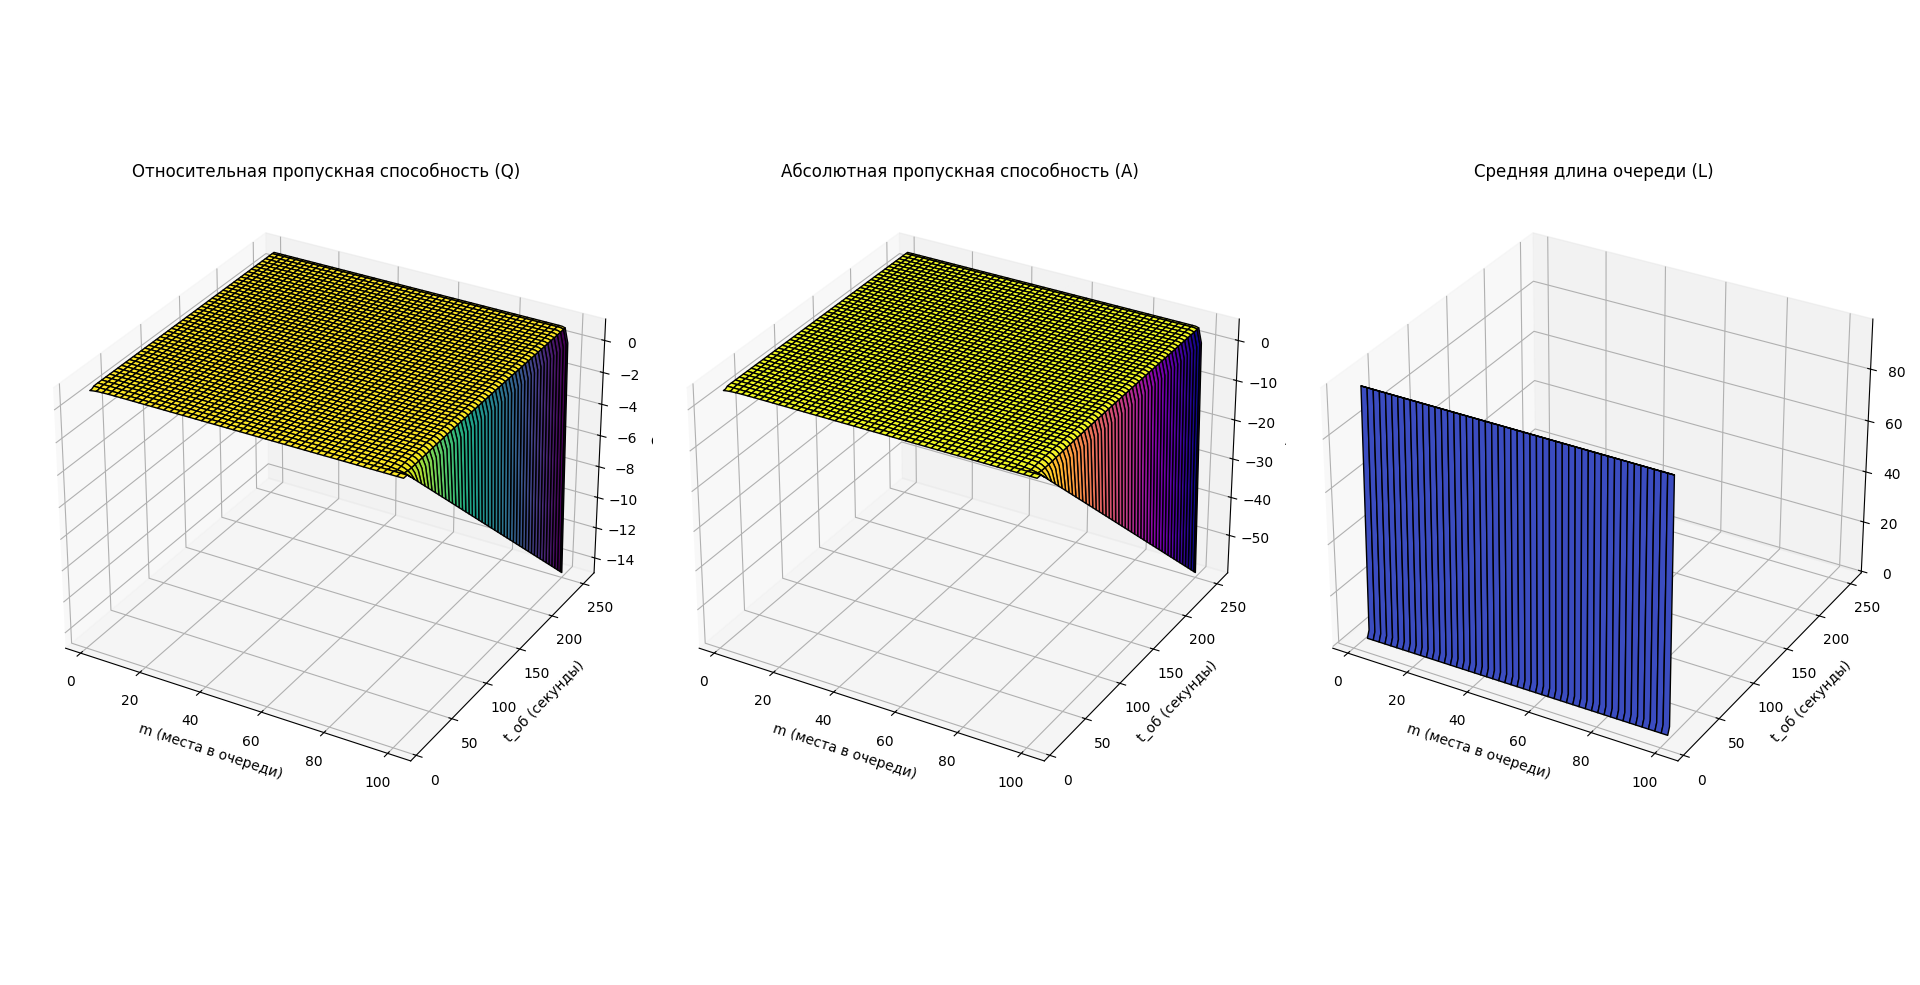

The Python source for this figure:
import numpy as np
import matplotlib.pyplot as plt

def calculate_metrics(lambda_rate, m_values, t_ob_values):
    """Вычисляет ключевые метрики системы массового обслуживания."""
    mu_values = 1 / (t_ob_values / 60)
    M, T_ob = np.meshgrid(m_values, t_ob_values)
    Mu = 1 / (T_ob / 60)
    chi = lambda_rate / Mu

    P_otk = (chi ** (M + 1)) / np.sum([chi ** i for i in range(M.max() + 1)], axis=0)
    Q = 1 - P_otk
    A = Q * lambda_rate
    L = np.where(chi < 1, chi ** 2 / (1 - chi), np.nan)

    return M, T_ob, Q, A, L

def display_selected_metrics(m_values, t_ob_values, Q, A, L, selected_m, selected_t_ob):
    """Выводит выбранные метрики системы для заданных параметров."""
    m_idx = np.abs(m_values - selected_m).argmin()
    t_ob_idx = np.abs(t_ob_values - selected_t_ob).argmin()

    selected_Q = Q[t_ob_idx, m_idx]
    selected_A = A[t_ob_idx, m_idx]
    selected_L = L[t_ob_idx, m_idx]

    print(f"Для m = {selected_m}, t_об = {selected_t_ob} сек:")
    print(f"Относительная пропускная способность (Q): {selected_Q:.4f}")
    print(f"Абсолютная пропускная способность (A): {selected_A:.4f} заявок/мин")
    print(f"Средняя длина очереди (L): {selected_L:.4f}")

def plot_results(M, T_ob, Q, A, L):
    """Создает графики для визуализации ключевых метрик."""
    fig = plt.figure(figsize=(15, 10))

    ax1 = fig.add_subplot(131, projection='3d')
    ax1.plot_surface(M, T_ob, Q, cmap='viridis', edgecolor='k')
    ax1.set_title("Относительная пропускная способность (Q)")
    ax1.set_xlabel("m (места в очереди)")
    ax1.set_ylabel("t_об (секунды)")
    ax1.set_zlabel("Q")

    ax2 = fig.add_subplot(132, projection='3d')
    ax2.plot_surface(M, T_ob, A, cmap='plasma', edgecolor='k')
    ax2.set_title("Абсолютная пропускная способность (A)")
    ax2.set_xlabel("m (места в очереди)")
    ax2.set_ylabel("t_об (секунды)")
    ax2.set_zlabel("A")

    ax3 = fig.add_subplot(133, projection='3d')
    ax3.plot_surface(M, T_ob, L, cmap='coolwarm', edgecolor='k')
    ax3.set_title("Средняя длина очереди (L)")
    ax3.set_xlabel("m (места в очереди)")
    ax3.set_ylabel("t_об (секунды)")
    ax3.set_zlabel("L")

    plt.tight_layout()
    plt.show()

# Основной блок программы
lambda_rate = 4
m_values = np.arange(2, 101)
t_ob_values = np.linspace(10, 250, 100)

# Расчеты
M, T_ob, Q, A, L = calculate_metrics(lambda_rate, m_values, t_ob_values)

# Вывод метрик для выбранных параметров
selected_m = 10
selected_t_ob = 120
display_selected_metrics(m_values, t_ob_values, Q, A, L, selected_m, selected_t_ob)

# Построение графиков
plot_results(M, T_ob, Q, A, L)
